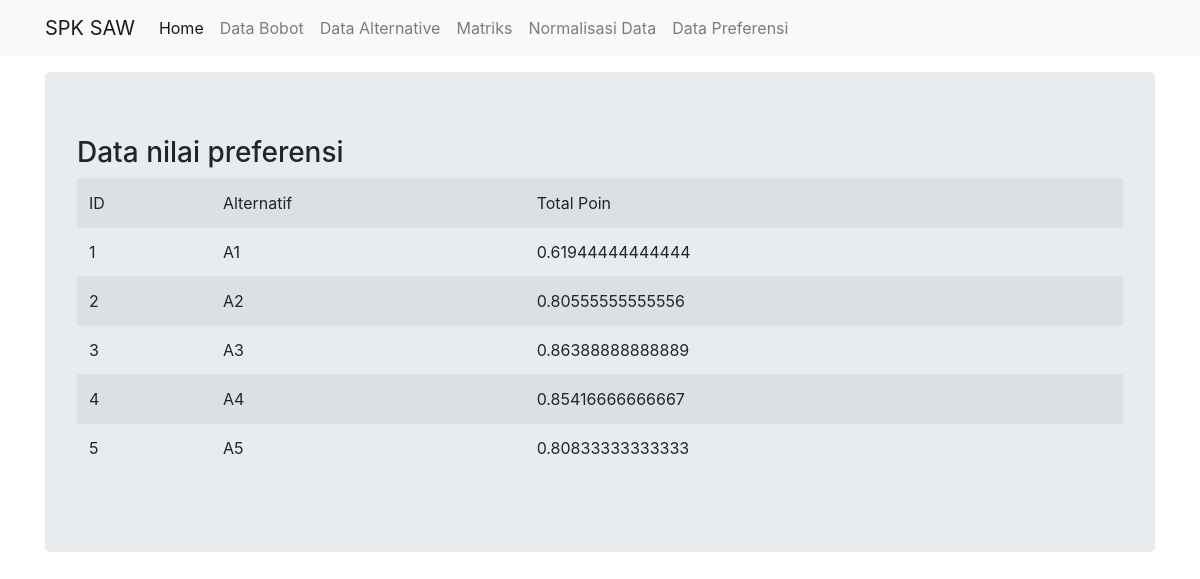
/DataPreferensi.php, run on the app's committed database.
### tables this page shows
CREATE TABLE `tb_alternative` (
  `id` int(11) NOT NULL,
  `alternative` varchar(30) NOT NULL,
  `c1` int(11) NOT NULL,
  `c2` int(11) NOT NULL,
  `c3` int(11) NOT NULL
);

### DataPreferensi.php (the view, shortened to what this page needs)
<!DOCTYPE html>
<html lang="en">
<head>
    <link rel="stylesheet" href="https://stackpath.bootstrapcdn.com/bootstrap/4.4.1/css/bootstrap.min.css">
</head>
<body>
    <?php
    include 'connection.php';
    include 'Navigasi.php';
    ?>
    <div class="container">
        <div class="jumbotron mt-3">
        <table class="table table-striped">
                <tr>
                    <td>ID</td>
                    <td>Alternatif</td>
                    <td>Total Poin</td>
                </tr>
                <?php
                echo "<h3>Data nilai preferensi</h3>";
                $bobot = array(0.25, 0.25, 0.50);
                $attribute1 = mysqli_query($conn, "SELECT min(c1) as min1, max(c2) as max1, max(c3) as max2 from tb_alternative");
                $atr1 = mysqli_fetch_array($attribute1);
                $sql3 = mysqli_query($conn, "SELECT * from tb_alternative");
                while ($r3 = mysqli_fetch_array($sql3, MYSQLI_ASSOC)) {
                    $poin = ((($atr1['min1'] / $r3['c1']) * $bobot[0]) +
                        (($r3['c2'] / $atr1['max1']) * $bobot[1]) +
                        (($r3['c3'] / $atr1['max2']) * $bobot[2]));
                ?>
                    <tr>
                        <td><?php echo $r3['id'] ?></td>
                        <td><?php echo $r3['alternative'] ?></td>
                        <td><?php echo $poin ?></td>
                    </tr>
                <?php
                }
                ?>
            </table>
        </div>
    </div>
</body>
</html>

### data on the page
tb_alternative: id "1", alternative "A1", poin "0.61944444444444"
tb_alternative: id "2", alternative "A2", poin "0.80555555555556"
tb_alternative: id "3", alternative "A3", poin "0.86388888888889"
tb_alternative: id "4", alternative "A4", poin "0.85416666666667"
tb_alternative: id "5", alternative "A5", poin "0.80833333333333"
